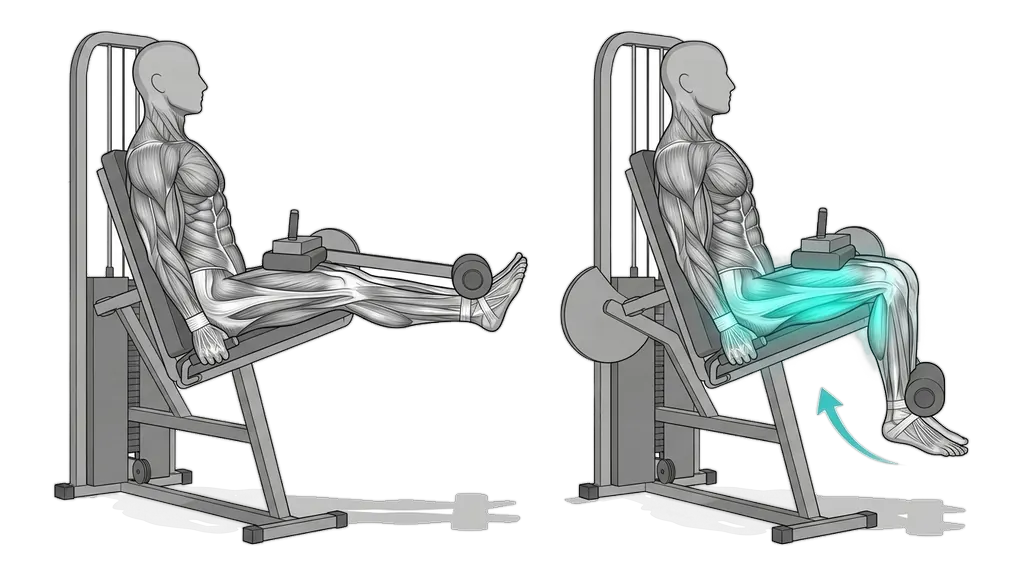
#> input picture img/hareket/10.webp, 1024 x 576 px
$ python -i isle.py   (imports and definitions only)
#> lines starting #> are read from the running program, lines starting #| are printed output that depends on the picture; after the words box and inside, x2 and y2 are one past the last pixel; in counts of white or black regions, pixels touching at a corner belong together
import sys, os, numpy as np
from PIL import Image
from scipy import ndimage as ndi
SRC=r"C:\Users\aykaraali\Desktop\AYK+ Egzersizler"
def bg_region(a):
    lum=a.mean(2); mn=a.min(2); ch=a.max(2)-mn
#> after `mn = a.min(2)`:
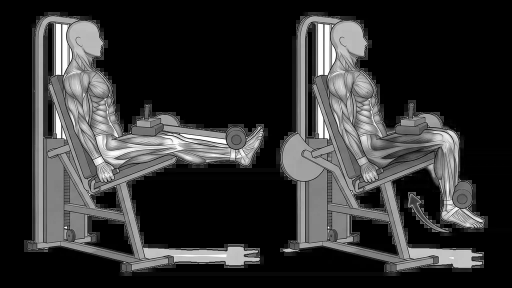
#> mn: shape (576, 1024) float32 (shown at 1/2 size); min 0, max 255, mean 50.2
    white=(mn>=246)&(ch<8)
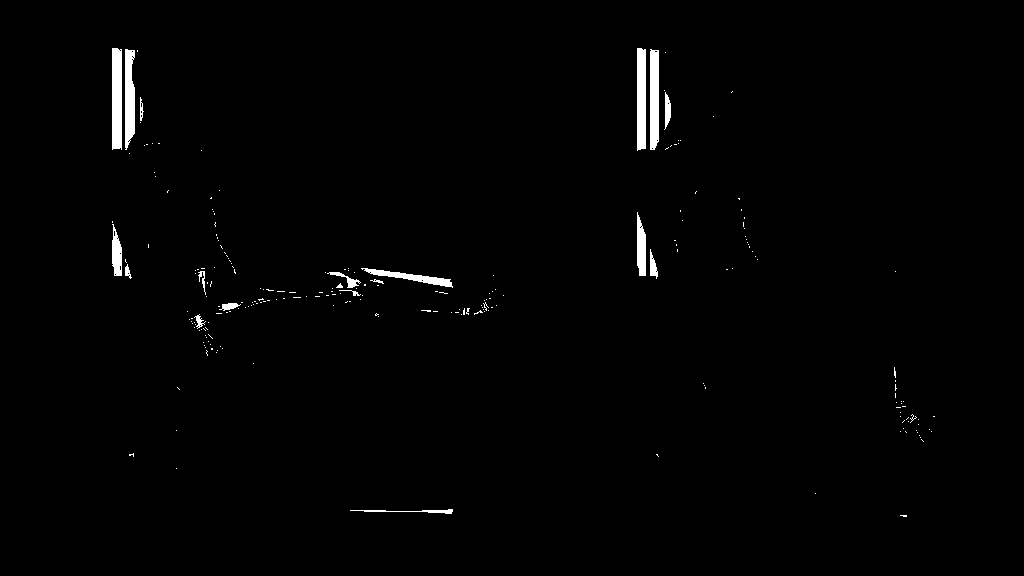
#> white: shape (576, 1024) bool; 1.1% white; 232 white regions (213 under 20 px), largest, box (x1, y1, x2, y2) and area: (112, 48, 122, 150) 1005, (637, 48, 646, 151) 909, (650, 49, 659, 150) 876
    lab,_=ndi.label(white)
#> lab: shape (576, 1024) int32; 312 distinct labels, from 0 to 311
    area=np.bincount(lab.ravel())
#> area = 312 values, max 583218 at index 0, min 1 at index 6, mean 1890.5
    border=np.unique(np.concatenate([lab[0],lab[-1],lab[:,0],lab[:,-1]]))
#> border = [0]
    big=np.where(area>a.shape[0]*a.shape[1]*0.002)[0]
#> big = [0]
    seeds=set(border)|set(big); seeds.discard(0)
#> after `seeds = set(border) | set(big)`: seeds = 1 item
    seedmask=np.isin(lab,list(seeds))
#> seedmask: shape (576, 1024) bool; every value is 0
    sc=a.shape[1]/1376.0
    gm=ndi.gaussian_gradient_magnitude(lum,sigma=max(1.0,sc))*sc
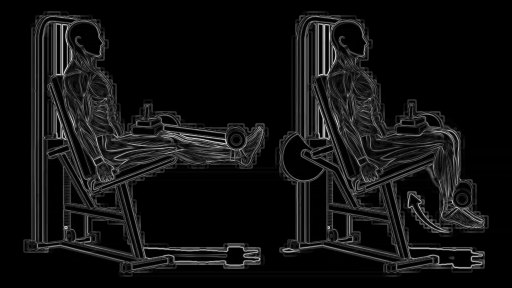
#> gm: shape (576, 1024) float32 (shown at 1/2 size); min 0, max 59.11, mean 3.9; drawn with min black and max white
    soft=(lum>=150)&(gm<GRAD)
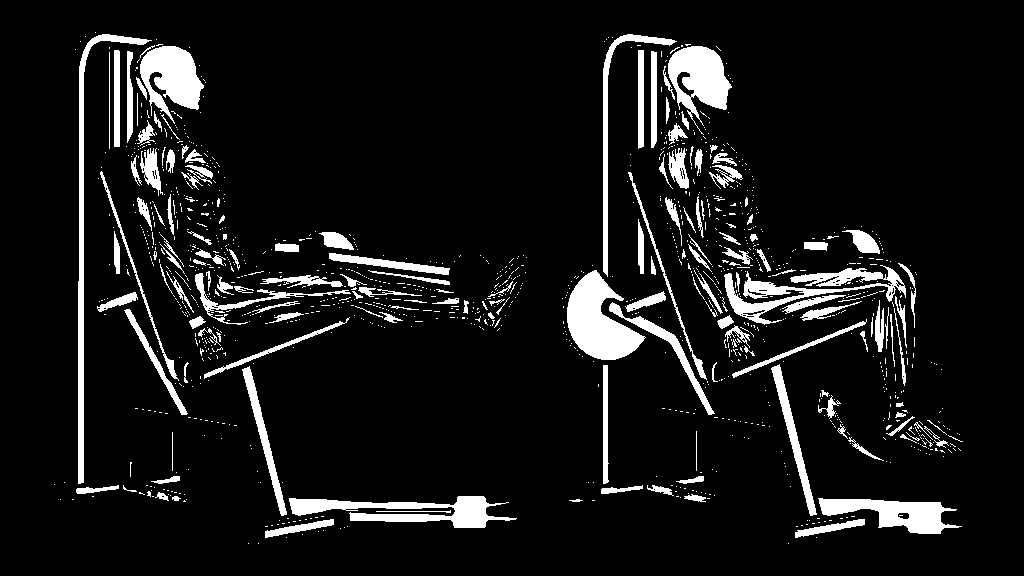
#> soft: shape (576, 1024) bool; 8.9% white; 1255 white regions (1093 under 20 px), largest, box (x1, y1, x2, y2) and area: (567, 270, 646, 360) 3869, (289, 496, 517, 528) 3240, (724, 265, 906, 325) 3107
    lab2,_=ndi.label(soft)
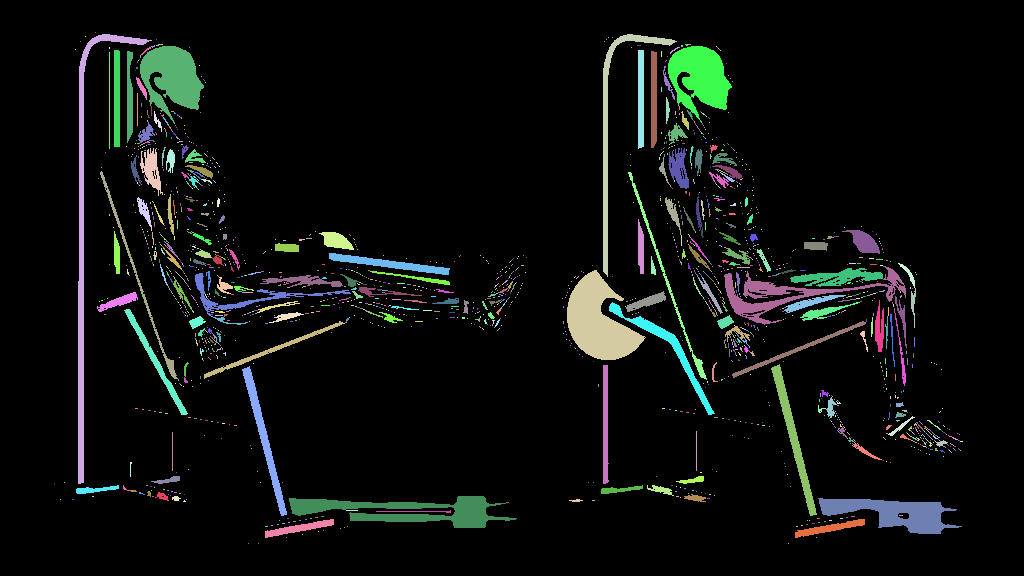
#> lab2: shape (576, 1024) int32; 1966 distinct labels, from 0 to 1965; one colour per label, 0 black
    keep=np.unique(lab2[seedmask]); keep=keep[keep>0]
#> after `keep = np.unique(lab2[seedmask])`: keep = empty array
    reg=np.isin(lab2,keep)
    # gölgeler: yumuşak kenarlı açık gri alanlar (kenar eğimi düşük) arka plana katılır; makine/figür kenarı serttir
    lab3,_=ndi.label((lum>=SHADOW_LUM)&(ch<14)&(gm<SHADOW_SPLIT)); keep3=np.unique(lab3[seedmask]); keep3=keep3[keep3>0]
#> after `lab3, _ = ndi.label((lum >= SHADOW_LUM) & (ch < 14) & (gm < SHADOW_SPL`:
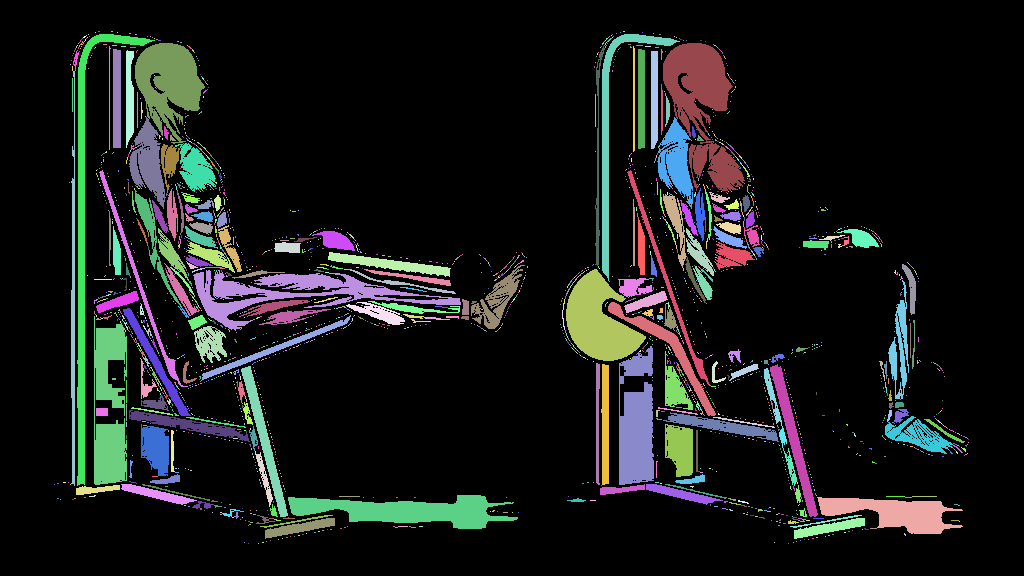
#> lab3: shape (576, 1024) int32; 2385 distinct labels, from 0 to 2384; one colour per label, 0 black
#> after `keep3 = np.unique(lab3[seedmask])`: keep3 = empty array
    extra=np.isin(lab3,keep3)&~reg
    lab4,k4=ndi.label(extra); objs=ndi.find_objects(lab4)
#> after `lab4, k4 = ndi.label(extra)`: k4 = 0
#> after `objs = ndi.find_objects(lab4)`: objs = []
    for i in range(1,k4+1):
        sl=tuple(slice(max(0,s.start-4),s.stop+4) for s in objs[i-1])
        m=lab4[sl]==i
        edge=m&ndi.binary_dilation(reg[sl],iterations=3)
        if edge.sum()<5: continue
        if np.median(gm[sl][edge])<SHADOW_EDGE: reg[sl]|=m
    return ndi.binary_dilation(reg,iterations=2)
PILOT={19:os.path.join(os.path.dirname(os.path.abspath(__file__)),"19_duzeltilmis.png"),1:"Gemini_Generated_Image_sjgjhbsjgjhbsjgj.jpg",20:"Gemini_Generated_Image_xf6kyxf6kyxf6kyx.jpg",23:"Gemini_Generated_Image_bdsfpubdsfpubdsf.jpg",32:"Gemini_Generated_Image_v41gzov41gzov41g.jpg"}
HALO=0.35
GRAD=6.0
SHADOW_EDGE=22.0
SHADOW_LUM=130
SHADOW_SPLIT=18.0
ARROWS={3,21,36,66,67,104,85}
def src(n): return os.path.join(SRC, PILOT.get(n, f"{n}..jpg"))
def process(path, erase=(), arrows=False):
    im=Image.open(path).convert("RGB")
    a=np.asarray(im).astype(np.float32)
    reg=bg_region(a)
    for (x0,y0,x1,y1) in erase:  # fractional boxes: make pure white
        H,W=a.shape[:2]; a[int(y0*H):int(y1*H),int(x0*W):int(x1*W)]=255; reg[int(y0*H):int(y1*H),int(x0*W):int(x1*W)]=True
    mn=a.min(2); ch=ndi.gaussian_filter(a.max(2)-mn,1.2)
    if arrows:
        sat=ch>30
        lab,k=ndi.label(ndi.binary_closing(sat,iterations=2))
        for i in range(1,k+1):
            m=lab==i
            if m.sum()<150: continue
            ring=ndi.binary_dilation(m,iterations=12)&~ndi.binary_dilation(m,iterations=5)
            frac=reg[ring].mean()
            if frac>0.85:
                print("  ok silindi", m.sum(), round(float(frac),2))
                mm=ndi.binary_dilation(m,iterations=5)
                a[mm]=255; ch[mm]=0; reg|=mm
        mn=a.min(2)
    ac2a=(255-mn)/255.0
    s=np.clip((ch-12)/40.0,0,1); s=s*s*(3-2*s)
    al=np.maximum(ac2a,s)
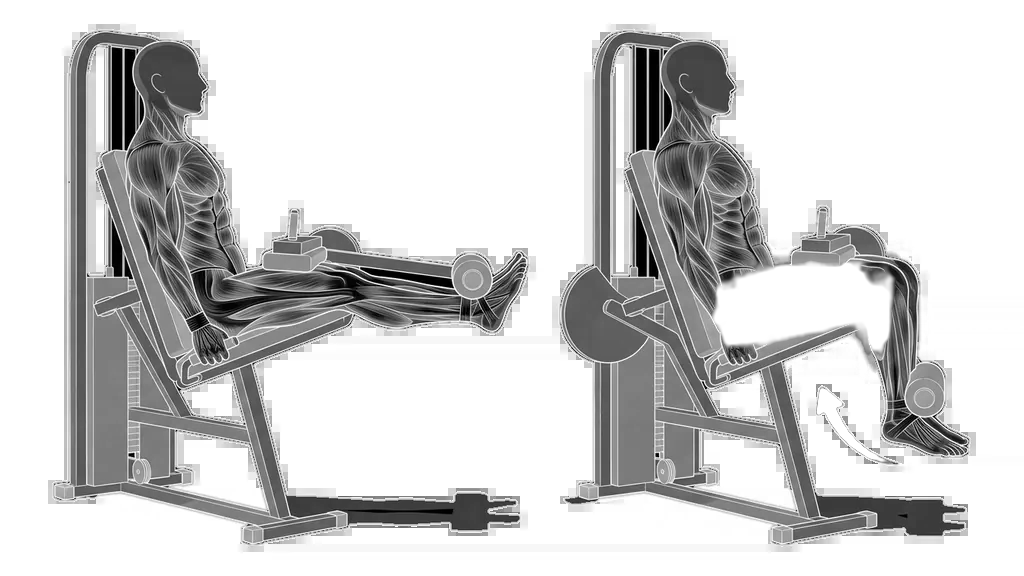
#> al: shape (576, 1024) float32; min 0, max 1, mean 0.812
    al=np.where(reg,al,1.0)
#> al: shape (576, 1024) float32; every value is 1
    al=np.clip(al,0,1)
    safe=np.maximum(al,1e-3)[...,None]
    F=(a-255*(1-al[...,None]))/safe
    F=np.clip(F,0,255)
    al[al<0.02]=0
    # v: koyu zeminde ince koyu cizgiler (kablo) gorunsun diye hafif acik kenar
    if HALO:
        core=al>0.6
#> core: shape (576, 1024) bool; every value is 1
        sc=a.shape[1]/1376.0
        h=ndi.gaussian_filter(ndi.binary_dilation(core,iterations=max(1,round(2*sc))).astype(np.float32),1.0*sc)
        ha=np.clip(h,0,1)*HALO*(1-al)
        hc=np.array([225,225,230],np.float32)
        na=al+ha
        F=np.where(na[...,None]>0,(F*al[...,None]+hc*ha[...,None])/np.maximum(na,1e-3)[...,None],F)
        al=na
    rgba=np.dstack([F,al*255]).astype(np.uint8)
    return Image.fromarray(rgba,"RGBA")
# [7 lines left out: function frame, not called in this run]
# [6 lines not run here, left out]

>>> result = process('../../img/hareket/10.webp')

$ run again, on img/hareket/11.webp
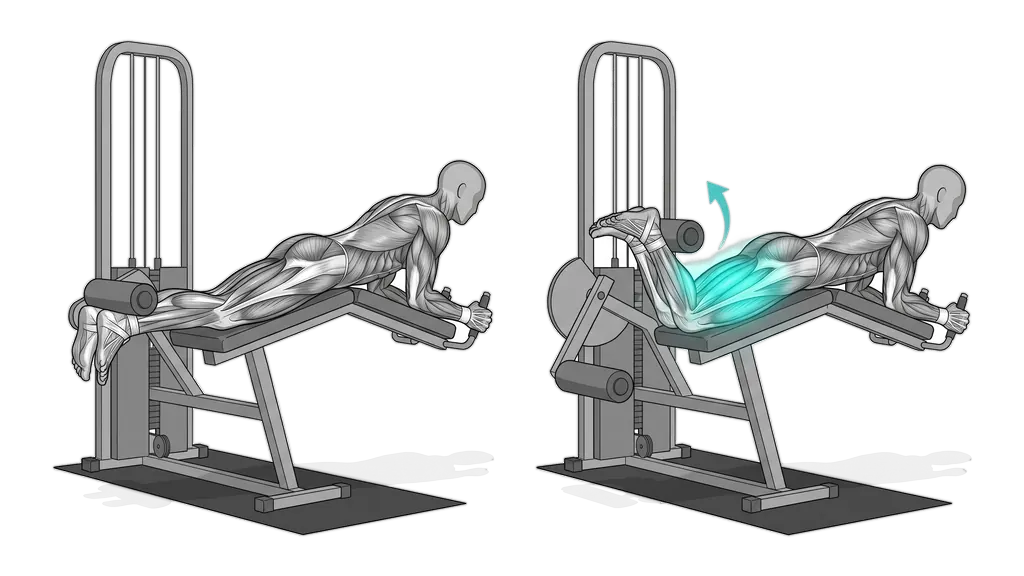
#> input picture img/hareket/11.webp, 1024 x 576 px
#> in bg_region, `white=(mn>=246)&(ch<8)`:
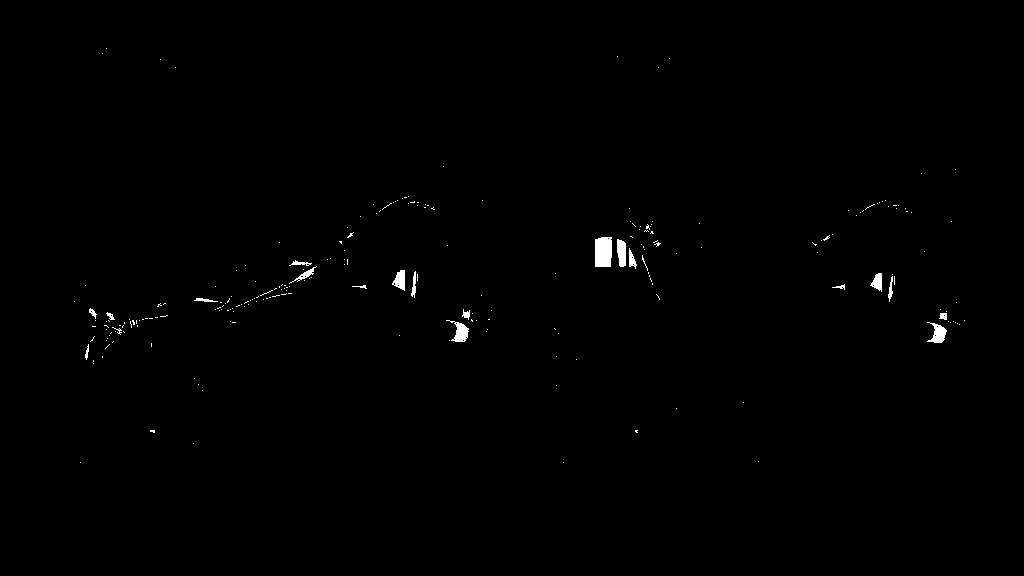
#> white: shape (576, 1024) bool; 0.46% white; 236 white regions (216 under 20 px), largest, box (x1, y1, x2, y2) and area: (595, 237, 612, 267) 490, (446, 320, 469, 342) 234, (927, 322, 947, 343) 223
#> lab: shape (576, 1024) int32; 331 distinct labels, from 0 to 330
#> area = 331 values, max 587089 at index 0, min 1 at index 1, mean 1781.9
#> border = [0]
#> seeds = 1 item
#> seedmask: shape (576, 1024) bool; every value is 0
#> soft: shape (576, 1024) bool; 4.9% white; 1593 white regions (1469 under 20 px), largest, box (x1, y1, x2, y2) and area: (553, 261, 594, 333) 1649, (586, 44, 673, 267) 1566, (104, 44, 190, 277) 1474
#> lab2: shape (576, 1024) int32; 2132 distinct labels, from 0 to 2131
#> keep = empty array
#> lab3: shape (576, 1024) int32; 2628 distinct labels, from 0 to 2627
#> lab4: shape (576, 1024) int32; every value is 0
#> k4 = 0
#> objs = []
#> in process, `ac2a=(255-mn)/255.0`:
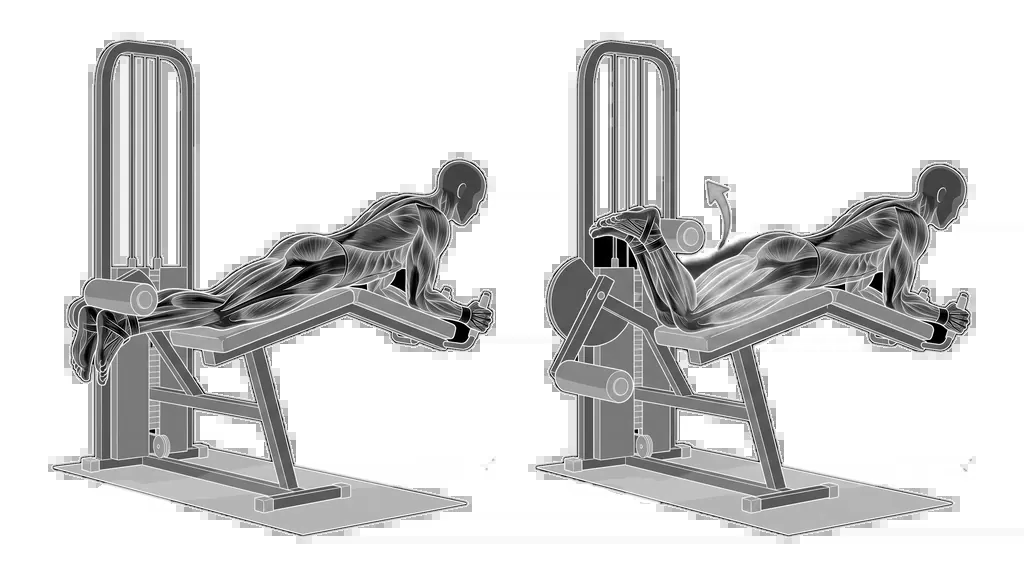
#> ac2a: shape (576, 1024) float32; min 0, max 1, mean 0.838
#> core: shape (576, 1024) bool; every value is 1
